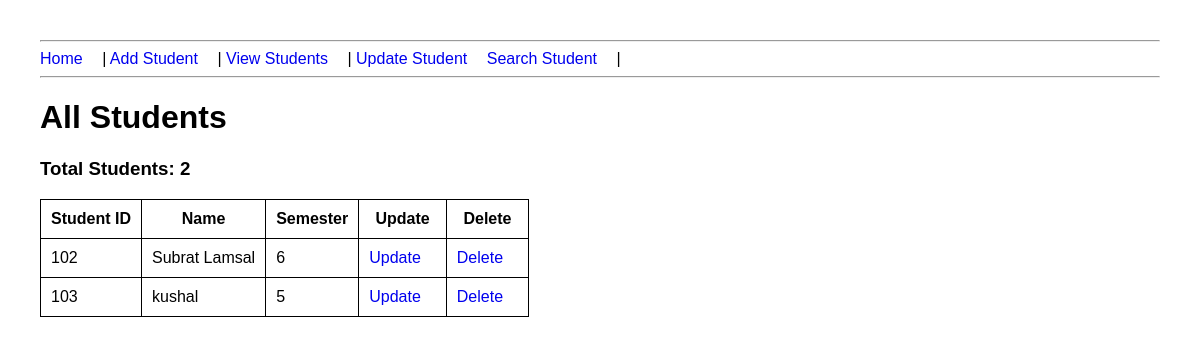
Before: /view with the older database file.
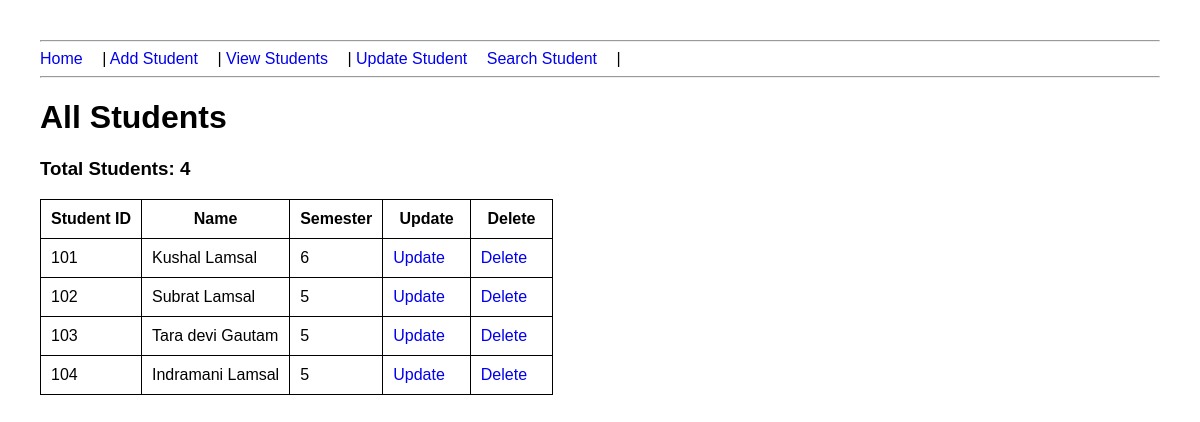
After: the same page with the newer database file.
### tables this page shows
CREATE TABLE students(
        student_id TEXT PRIMARY KEY,
        name TEXT,
        semester INTEGER);

### app.py (the view)
@app.route("/view")
def view_students():
    students = get_all_students()
    count = len(students)
    return render_template("view.html",
                           students=students,
                           count=count)

### database.py (called while the page is built)
def get_all_students():
    conn = sqlite3.connect("school.db")
    cursor = conn.cursor()
    cursor.execute(
        "SELECT * FROM students"
    )
    students = cursor.fetchall()
    conn.close()
    return students

### templates/view.html (shortened to what this page needs)
<!DOCTYPE html>
<html>
    <head>
    </head>
    <body>
        {% include 'navbar.html' %}
        <h1>All Students</h1>
        <h3>Total Students: {{ count }}</h3>
        <table border="1">
        <tr>
            <th>Student ID</th>
            <th>Name</th>
            <th>Semester</th>
            <th>Update</th>
            <th>Delete</th>
        </tr>
        {% if students %}
        {% for student in students %}
        <tr>
            <td>{{ student[0] }}</td>
            <td>{{ student[1] }}</td>
            <td>{{ student[2] }}</td>
            <td>
                <a href="/update/{{ student[0] }}">
                    Update
                </a>
            </td>
            <td>
                <a href="/delete/{{ student[0] }}">
                    Delete
                </a>
            </td>
        </tr>
        {% endfor %}
        {% else %}
        <tr>
            <td colspan="5">
                No Student Found
            </td>
        </tr>
        {% endif %}
        </table>
    </body>
</html>

### templates/navbar.html
<link rel="stylesheet"
href="{{ url_for('static', filename='style.css') }}">
<hr>
<a href="/">Home</a> |
<a href="/form">Add Student</a> |
<a href="/view">View Students</a> |
<a href="/update">Update Student</a>
<a href="/search">Search Student</a> |
<hr>

### static/style.css (style rules this page uses)
body { font-family: Arial; margin: 40px; }
a { text-decoration: none; margin-right: 15px; }
table { border-collapse: collapse; }
th, td { padding: 10px; border: 1px solid black; }

Changed rows visible on the page:
added students: student_id "101", name "Kushal Lamsal", semester "6"
changed students "Subrat Lamsal": semester "6" → "5"
changed students id 103: name "kushal" → "Tara devi Gautam"
added students: student_id "104", name "Indramani Lamsal", semester "5"
Other visible differences:
{{ count }}: "2" → "4"
